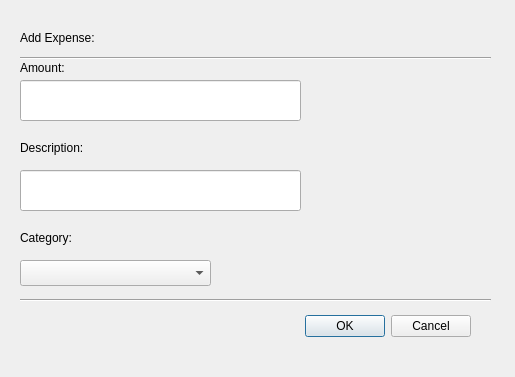
<?xml version="1.0" encoding="UTF-8"?>
<ui version="4.0">
 <class>Dialog</class>
 <widget class="QDialog" name="Dialog">
  <property name="geometry">
   <rect>
    <x>0</x>
    <y>0</y>
    <width>515</width>
    <height>377</height>
   </rect>
  </property>
  <property name="windowTitle">
   <string>Dialog</string>
  </property>
  <widget class="QDialogButtonBox" name="buttonBox">
   <property name="geometry">
    <rect>
     <x>130</x>
     <y>310</y>
     <width>341</width>
     <height>32</height>
    </rect>
   </property>
   <property name="orientation">
    <enum>Qt::Horizontal</enum>
   </property>
   <property name="standardButtons">
    <set>QDialogButtonBox::Cancel|QDialogButtonBox::Ok</set>
   </property>
  </widget>
  <widget class="Line" name="line">
   <property name="geometry">
    <rect>
     <x>20</x>
     <y>290</y>
     <width>471</width>
     <height>20</height>
    </rect>
   </property>
   <property name="orientation">
    <enum>Qt::Horizontal</enum>
   </property>
  </widget>
  <widget class="QLineEdit" name="lineEdit">
   <property name="geometry">
    <rect>
     <x>20</x>
     <y>80</y>
     <width>281</width>
     <height>41</height>
    </rect>
   </property>
  </widget>
  <widget class="Line" name="line_2">
   <property name="geometry">
    <rect>
     <x>20</x>
     <y>50</y>
     <width>471</width>
     <height>16</height>
    </rect>
   </property>
   <property name="orientation">
    <enum>Qt::Horizontal</enum>
   </property>
  </widget>
  <widget class="QLabel" name="label">
   <property name="geometry">
    <rect>
     <x>20</x>
     <y>60</y>
     <width>60</width>
     <height>16</height>
    </rect>
   </property>
   <property name="text">
    <string>Amount:</string>
   </property>
  </widget>
  <widget class="QLabel" name="label_2">
   <property name="geometry">
    <rect>
     <x>20</x>
     <y>30</y>
     <width>101</width>
     <height>16</height>
    </rect>
   </property>
   <property name="text">
    <string>Add Expense:</string>
   </property>
  </widget>
  <widget class="QLabel" name="label_3">
   <property name="geometry">
    <rect>
     <x>20</x>
     <y>140</y>
     <width>91</width>
     <height>16</height>
    </rect>
   </property>
   <property name="text">
    <string>Description:</string>
   </property>
  </widget>
  <widget class="QLineEdit" name="lineEdit_2">
   <property name="geometry">
    <rect>
     <x>20</x>
     <y>170</y>
     <width>281</width>
     <height>41</height>
    </rect>
   </property>
  </widget>
  <widget class="QLabel" name="label_4">
   <property name="geometry">
    <rect>
     <x>20</x>
     <y>230</y>
     <width>60</width>
     <height>16</height>
    </rect>
   </property>
   <property name="text">
    <string>Category:</string>
   </property>
  </widget>
  <widget class="QComboBox" name="comboBox">
   <property name="geometry">
    <rect>
     <x>20</x>
     <y>260</y>
     <width>191</width>
     <height>26</height>
    </rect>
   </property>
  </widget>
 </widget>
 <resources/>
 <connections>
  <connection>
   <sender>buttonBox</sender>
   <signal>accepted()</signal>
   <receiver>Dialog</receiver>
   <slot>accept()</slot>
   <hints>
    <hint type="sourcelabel">
     <x>248</x>
     <y>254</y>
    </hint>
    <hint type="destinationlabel">
     <x>157</x>
     <y>274</y>
    </hint>
   </hints>
  </connection>
  <connection>
   <sender>buttonBox</sender>
   <signal>rejected()</signal>
   <receiver>Dialog</receiver>
   <slot>reject()</slot>
   <hints>
    <hint type="sourcelabel">
     <x>316</x>
     <y>260</y>
    </hint>
    <hint type="destinationlabel">
     <x>286</x>
     <y>274</y>
    </hint>
   </hints>
  </connection>
 </connections>
</ui>
